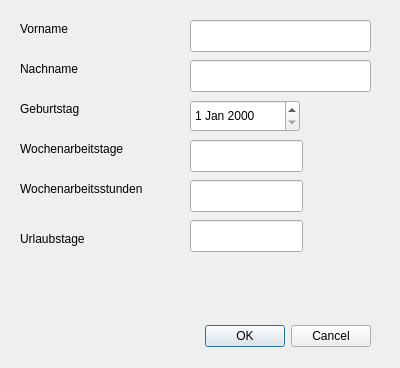
<?xml version="1.0" encoding="UTF-8"?>
<ui version="4.0">
 <class>Dialog</class>
 <widget class="QDialog" name="Dialog">
  <property name="geometry">
   <rect>
    <x>0</x>
    <y>0</y>
    <width>400</width>
    <height>368</height>
   </rect>
  </property>
  <property name="windowTitle">
   <string>Dialog</string>
  </property>
  <widget class="QDialogButtonBox" name="buttonBox">
   <property name="geometry">
    <rect>
     <x>30</x>
     <y>320</y>
     <width>341</width>
     <height>32</height>
    </rect>
   </property>
   <property name="orientation">
    <enum>Qt::Horizontal</enum>
   </property>
   <property name="standardButtons">
    <set>QDialogButtonBox::Cancel|QDialogButtonBox::Ok</set>
   </property>
  </widget>
  <widget class="QLineEdit" name="lineEdit">
   <property name="geometry">
    <rect>
     <x>190</x>
     <y>20</y>
     <width>181</width>
     <height>32</height>
    </rect>
   </property>
  </widget>
  <widget class="QLineEdit" name="lineEdit_2">
   <property name="geometry">
    <rect>
     <x>190</x>
     <y>60</y>
     <width>181</width>
     <height>32</height>
    </rect>
   </property>
  </widget>
  <widget class="QDateEdit" name="dateEdit">
   <property name="geometry">
    <rect>
     <x>190</x>
     <y>100</y>
     <width>110</width>
     <height>32</height>
    </rect>
   </property>
  </widget>
  <widget class="QLineEdit" name="lineEdit_3">
   <property name="geometry">
    <rect>
     <x>190</x>
     <y>140</y>
     <width>113</width>
     <height>32</height>
    </rect>
   </property>
  </widget>
  <widget class="QLineEdit" name="lineEdit_4">
   <property name="geometry">
    <rect>
     <x>190</x>
     <y>180</y>
     <width>113</width>
     <height>32</height>
    </rect>
   </property>
  </widget>
  <widget class="QLabel" name="label">
   <property name="geometry">
    <rect>
     <x>20</x>
     <y>20</y>
     <width>58</width>
     <height>18</height>
    </rect>
   </property>
   <property name="text">
    <string>Vorname</string>
   </property>
  </widget>
  <widget class="QLabel" name="label_2">
   <property name="geometry">
    <rect>
     <x>20</x>
     <y>60</y>
     <width>71</width>
     <height>18</height>
    </rect>
   </property>
   <property name="text">
    <string>Nachname</string>
   </property>
  </widget>
  <widget class="QLabel" name="label_3">
   <property name="geometry">
    <rect>
     <x>20</x>
     <y>100</y>
     <width>81</width>
     <height>18</height>
    </rect>
   </property>
   <property name="text">
    <string>Geburtstag</string>
   </property>
  </widget>
  <widget class="QLabel" name="label_4">
   <property name="geometry">
    <rect>
     <x>20</x>
     <y>140</y>
     <width>131</width>
     <height>18</height>
    </rect>
   </property>
   <property name="text">
    <string>Wochenarbeitstage</string>
   </property>
  </widget>
  <widget class="QLabel" name="label_5">
   <property name="geometry">
    <rect>
     <x>20</x>
     <y>180</y>
     <width>151</width>
     <height>18</height>
    </rect>
   </property>
   <property name="text">
    <string>Wochenarbeitsstunden</string>
   </property>
  </widget>
  <widget class="QLabel" name="label_6">
   <property name="geometry">
    <rect>
     <x>20</x>
     <y>230</y>
     <width>81</width>
     <height>18</height>
    </rect>
   </property>
   <property name="text">
    <string>Urlaubstage</string>
   </property>
  </widget>
  <widget class="QLineEdit" name="lineEdit_5">
   <property name="geometry">
    <rect>
     <x>190</x>
     <y>220</y>
     <width>113</width>
     <height>32</height>
    </rect>
   </property>
  </widget>
 </widget>
 <resources/>
 <connections>
  <connection>
   <sender>buttonBox</sender>
   <signal>accepted()</signal>
   <receiver>Dialog</receiver>
   <slot>accept()</slot>
   <hints>
    <hint type="sourcelabel">
     <x>248</x>
     <y>254</y>
    </hint>
    <hint type="destinationlabel">
     <x>157</x>
     <y>274</y>
    </hint>
   </hints>
  </connection>
  <connection>
   <sender>buttonBox</sender>
   <signal>rejected()</signal>
   <receiver>Dialog</receiver>
   <slot>reject()</slot>
   <hints>
    <hint type="sourcelabel">
     <x>316</x>
     <y>260</y>
    </hint>
    <hint type="destinationlabel">
     <x>286</x>
     <y>274</y>
    </hint>
   </hints>
  </connection>
 </connections>
</ui>
